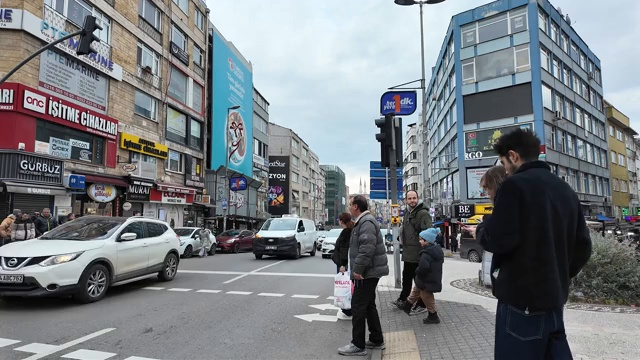
#> input picture Day3/calibration_data/frame_000.jpg, 640 x 360 px
$ python -i bright_region_detect.py   (imports and definitions only)
#> lines starting #> are read from the running program, lines starting #| are printed output that depends on the picture; after the words box and inside, x2 and y2 are one past the last pixel; in counts of white or black regions, pixels touching at a corner belong together
"""
RGB 圖片亮區(強光/耀光)偵測。步驟照任務指定:灰階化 -> 高斯模糊 ->
固定門檻二值化 -> erode/dilate 去雜訊 -> connected component 找夠大的亮區。

參數選擇(方法論選擇,理由寫清楚,不是查出來的事實):
- BRIGHT_THRESH = 200:題目指定的起始值,留參數之後可調。
- BLUR_KSIZE = 9(奇數,高斯模糊 kernel):目的是把單一雜訊亮點跟真正
  一整片的強光/耀光區分開——雜訊點模糊後亮度會被鄰近暗像素拉低、
  掉到門檻以下,真正大面積的亮區模糊後中心還是維持在門檻以上。9 是
  常見的「中等強度去雜訊」kernel size,沒有更精細的依據,先用這個,
  之後如果亮區偵測跟肉眼判斷差太多再調。
- ERODE/DILATE:先 erode 3x3 一次去掉二值化後殘留的小雜訊塊,再 dilate
  3x3 兩次把亮區邊緣補回來、順便把同一光源被切成好幾小塊的區域接起來
  (強光/耀光邊緣常有漸層,二值化後容易斷裂)。iteration 數量是常見的
  OpenCV「先侵蝕去噪、再膨脹補洞」標準組合,沒有另外調參數搜尋最佳值。
- MIN_AREA_PX = 400(20x20 像素等效面積):RGB 圖是 1224x1024
  (=1,253,376 px),400px 約佔全圖 0.032%——選這個數字是因為題目關心的
  是「一顆燈/一片反光造成的區域級強光」,不是個位數雜訊像素,20x20 這個
  量級大概是一個遠處小物件的大小,小於這個的 connected component 視為
  雜訊或太小不足以造成「物件被蓋住」的實際影響,直接丟棄。這個門檻也是
  方法論選擇,不是從資料分布反推出來的。

輸出:detect_bright_regions() 回傳 (mask, boxes)。
    mask: HxW bool array,亮區為 True
    boxes: [(x, y, w, h), ...] 每個亮區的外接矩形(像素座標)
"""
import sys
from pathlib import Path

import numpy as np

sys.path.insert(0, str(Path.home() / "ai-transition-2026" / "Phase3" / "caption_fusion" / ".pylibs"))
import cv2  # noqa: E402

BRIGHT_THRESH = 200
BLUR_KSIZE = 9
ERODE_ITER = 1
DILATE_ITER = 2
MIN_AREA_PX = 400


def detect_bright_regions(img_path_or_array, thresh=BRIGHT_THRESH, min_area=MIN_AREA_PX):
#> called with thresh = 200, min_area = 400
    if isinstance(img_path_or_array, np.ndarray):
        bgr = img_path_or_array
    else:
        bgr = cv2.imread(str(img_path_or_array))
#> bgr is the input picture: shape (360, 640, 3); mean B, G, R 131.2, 126.7, 121.4
    gray = cv2.cvtColor(bgr, cv2.COLOR_BGR2GRAY)
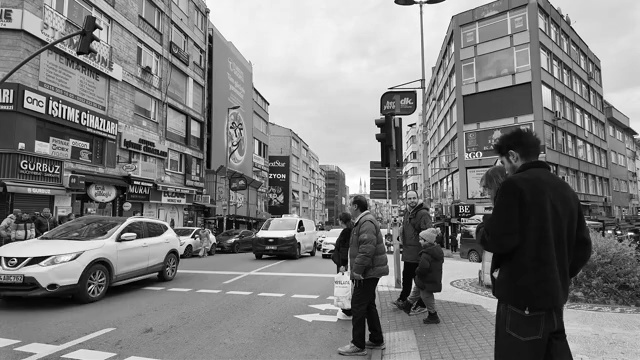
#> gray: shape (360, 640); min 0, max 255, mean 125.6
    blurred = cv2.GaussianBlur(gray, (BLUR_KSIZE, BLUR_KSIZE), 0)
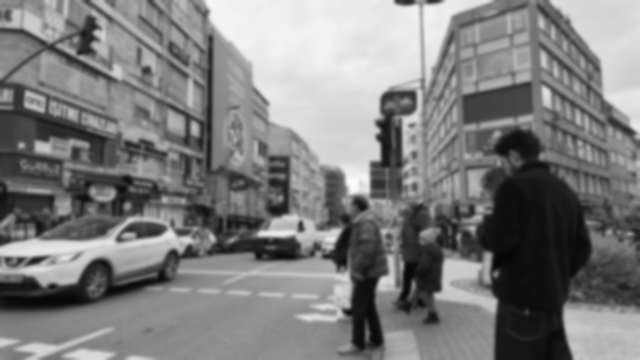
#> blurred: shape (360, 640); min 6, max 253, mean 125.6
    _, binary = cv2.threshold(blurred, thresh, 255, cv2.THRESH_BINARY)
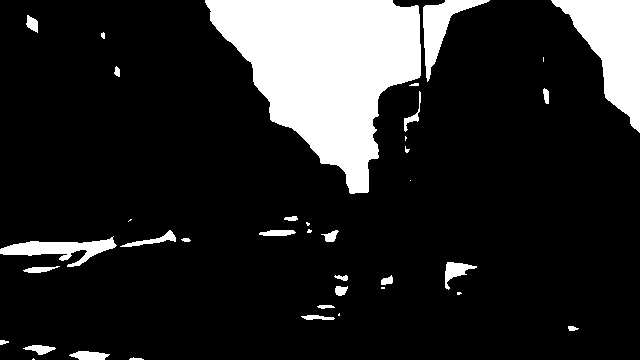
#> binary: shape (360, 640); 15.3% white; 38 white regions (11 under 20 px), largest, box (x1, y1, x2, y2) and area: (205, 0, 421, 194) 23735, (551, 0, 640, 133) 5688, (423, 0, 490, 82) 1652

    kernel = np.ones((3, 3), np.uint8)
    cleaned = cv2.erode(binary, kernel, iterations=ERODE_ITER)
#> cleaned: shape (360, 640); 14% white; 33 white regions (16 under 20 px), largest, box (x1, y1, x2, y2) and area: (206, 0, 420, 193) 23071, (553, 0, 640, 131) 5467, (424, 0, 488, 78) 1402
    cleaned = cv2.dilate(cleaned, kernel, iterations=DILATE_ITER)
#> cleaned: shape (360, 640); 16.4% white; 29 white regions, largest, box (x1, y1, x2, y2) and area: (204, 0, 422, 195) 24429, (551, 0, 640, 133) 5907, (422, 0, 490, 80) 1894

    n_labels, labels, stats, _ = cv2.connectedComponentsWithStats(cleaned, connectivity=8)
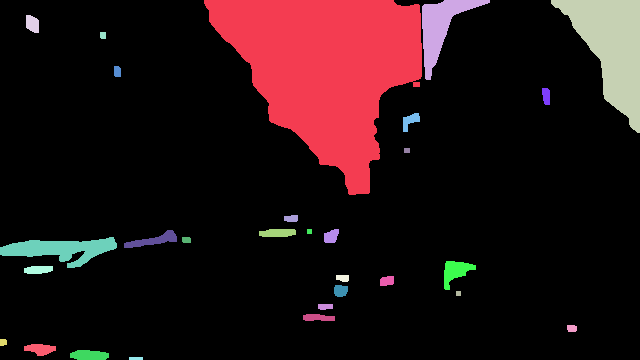
#> labels: shape (360, 640) int32; 30 distinct labels, from 0 to 29; one colour per label, 0 black
#> n_labels = 30; stats = 30 rows, first 6: [0, 0, 640, 360, 192658], [204, 0, 218, 195, 24429], [422, 0, 68, 80, 1894], [551, 0, 89, 133, 5907], [26, 15, 13, 18, 191], [100, 32, 6, 7, 41]
    boxes = []
    mask = np.zeros(gray.shape, dtype=bool)
    for i in range(1, n_labels):  # label 0 是背景
        area = stats[i, cv2.CC_STAT_AREA]
        if area < min_area:
            continue
        x, y, w, h = stats[i, cv2.CC_STAT_LEFT], stats[i, cv2.CC_STAT_TOP], \
            stats[i, cv2.CC_STAT_WIDTH], stats[i, cv2.CC_STAT_HEIGHT]
        boxes.append((int(x), int(y), int(w), int(h)))
        mask |= (labels == i)
#> this loop made 29 passes
#> area on passes 4, 5, 6, 7, 8, 9, 10, 11, 12, 13, 16, 18: 191, 41, 73, 118, 177, 30, 87, 263, 25, 163, 52, 201
#> (area, x, y, w, h) on passes 1, 2, 3, 14, 15, 17: (24429, 204, 0, 218, 195), (1894, 422, 0, 68, 80), (5907, 551, 0, 89, 133), (403, 124, 230, 53, 18), (1827, 0, 237, 117, 31), (478, 444, 261, 32, 29)
#> pass 2, in detect_bright_regions, `mask |= (labels == i)`:
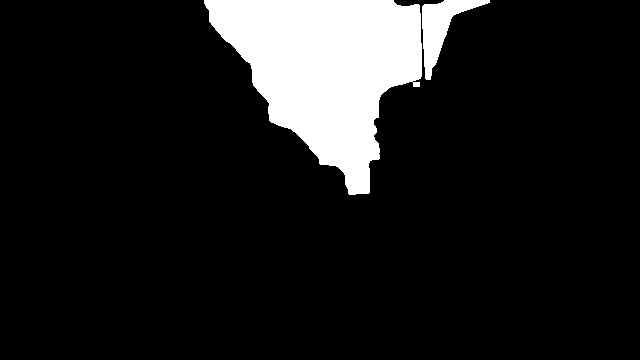
#> mask: shape (360, 640) bool; 11.4% white; 2 white regions, box (x1, y1, x2, y2) and area: (204, 0, 422, 195) 24429, (422, 0, 490, 80) 1894
#> pass 3, in detect_bright_regions, `mask |= (labels == i)`:
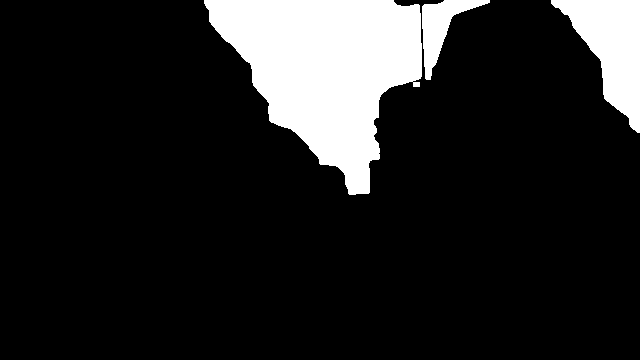
#> mask: shape (360, 640) bool; 14% white; 3 white regions, box (x1, y1, x2, y2) and area: (204, 0, 422, 195) 24429, (551, 0, 640, 133) 5907, (422, 0, 490, 80) 1894
#> after the loop:
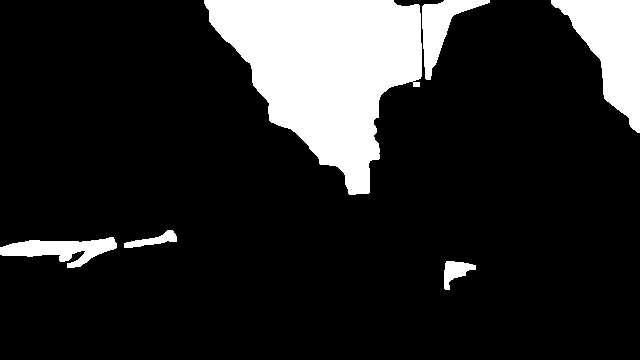
#> mask: shape (360, 640) bool; 15.2% white; 6 white regions, box (x1, y1, x2, y2) and area: (204, 0, 422, 195) 24429, (551, 0, 640, 133) 5907, (422, 0, 490, 80) 1894, (0, 237, 117, 268) 1827, (444, 261, 476, 290) 478, (124, 230, 177, 248) 403
#> after the loop, boxes = [(204, 0, 218, 195), (422, 0, 68, 80), (551, 0, 89, 133), (124, 230, 53, 18), (0, 237, 117, 31), (444, 261, 32, 29)]
    return mask, boxes

>>> result = detect_bright_regions('../../Day3/calibration_data/frame_000.jpg')
